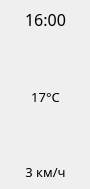
             <widget class="QWidget" name="widgetLittle4" native="true">
              <property name="minimumSize">
               <size>
                <width>90</width>
                <height>189</height>
               </size>
              </property>
              <property name="maximumSize">
               <size>
                <width>90</width>
                <height>189</height>
               </size>
              </property>
              <property name="styleSheet">
               <string notr="true"/>
              </property>
              <widget class="QWidget" name="layoutWidget_7">
               <property name="geometry">
                <rect>
                 <x>0</x>
                 <y>0</y>
                 <width>91</width>
                 <height>191</height>
                </rect>
               </property>
               <layout class="QVBoxLayout" name="verticalLayout_24">
                <property name="spacing">
                 <number>0</number>
                </property>
                <property name="sizeConstraint">
                 <enum>QLayout::SetDefaultConstraint</enum>
                </property>
                <item>
                 <layout class="QHBoxLayout" name="horizontalLayout_88">
                  <property name="spacing">
                   <number>0</number>
                  </property>
                  <property name="sizeConstraint">
                   <enum>QLayout::SetDefaultConstraint</enum>
                  </property>
                  <item>
                   <spacer name="horizontalSpacer_42">
                    <property name="orientation">
                     <enum>Qt::Horizontal</enum>
                    </property>
                    <property name="sizeHint" stdset="0">
                     <size>
                      <width>40</width>
                      <height>20</height>
                     </size>
                    </property>
                   </spacer>
                  </item>
                  <item>
                   <widget class="QLabel" name="todayForecastTime4">
                    <property name="minimumSize">
                     <size>
                      <width>0</width>
                      <height>0</height>
                     </size>
                    </property>
                    <property name="maximumSize">
                     <size>
                      <width>70</width>
                      <height>16777215</height>
                     </size>
                    </property>
                    <property name="font">
                     <font>
                      <family>Segoe UI Semilight</family>
                      <pointsize>12</pointsize>
                      <bold>false</bold>
                     </font>
                    </property>
                    <property name="text">
                     <string>16:00</string>
                    </property>
                    <property name="alignment">
                     <set>Qt::AlignCenter</set>
                    </property>
                   </widget>
                  </item>
                  <item>
                   <spacer name="horizontalSpacer_43">
                    <property name="orientation">
                     <enum>Qt::Horizontal</enum>
                    </property>
                    <property name="sizeHint" stdset="0">
                     <size>
                      <width>40</width>
                      <height>20</height>
                     </size>
                    </property>
                   </spacer>
                  </item>
                 </layout>
                </item>
                <item>
                 <layout class="QHBoxLayout" name="horizontalLayout_89">
                  <property name="spacing">
                   <number>0</number>
                  </property>
                  <property name="sizeConstraint">
                   <enum>QLayout::SetDefaultConstraint</enum>
                  </property>
                  <item>
                   <spacer name="horizontalSpacer_154">
                    <property name="orientation">
                     <enum>Qt::Horizontal</enum>
                    </property>
                    <property name="sizeHint" stdset="0">
                     <size>
                      <width>40</width>
                      <height>20</height>
                     </size>
                    </property>
                   </spacer>
                  </item>
                  <item>
                   <widget class="QLabel" name="todayForecastImg4">
                    <property name="minimumSize">
                     <size>
                      <width>40</width>
                      <height>40</height>
                     </size>
                    </property>
                    <property name="maximumSize">
                     <size>
                      <width>40</width>
                      <height>40</height>
                     </size>
                    </property>
                    <property name="text">
                     <string/>
                    </property>
                    <property name="pixmap">
                     <pixmap resource="resources.qrc">:/resources/images/main/sunny-cloudy.png</pixmap>
                    </property>
                    <property name="alignment">
                     <set>Qt::AlignCenter</set>
                    </property>
                   </widget>
                  </item>
                  <item>
                   <spacer name="horizontalSpacer_155">
                    <property name="orientation">
                     <enum>Qt::Horizontal</enum>
                    </property>
                    <property name="sizeHint" stdset="0">
                     <size>
                      <width>40</width>
                      <height>20</height>
                     </size>
                    </property>
                   </spacer>
                  </item>
                 </layout>
                </item>
                <item>
                 <layout class="QHBoxLayout" name="horizontalLayout_90">
                  <property name="spacing">
                   <number>0</number>
                  </property>
                  <property name="sizeConstraint">
                   <enum>QLayout::SetDefaultConstraint</enum>
                  </property>
                  <item>
                   <spacer name="horizontalSpacer_156">
                    <property name="orientation">
                     <enum>Qt::Horizontal</enum>
                    </property>
                    <property name="sizeHint" stdset="0">
                     <size>
                      <width>40</width>
                      <height>20</height>
                     </size>
                    </property>
                   </spacer>
                  </item>
                  <item>
                   <widget class="QLabel" name="todayForecastTemp4">
                    <property name="minimumSize">
                     <size>
                      <width>0</width>
                      <height>0</height>
                     </size>
                    </property>
                    <property name="maximumSize">
                     <size>
                      <width>50</width>
                      <height>16777215</height>
                     </size>
                    </property>
                    <property name="font">
                     <font>
                      <family>Segoe UI Light</family>
                      <pointsize>10</pointsize>
                      <bold>false</bold>
                     </font>
                    </property>
                    <property name="text">
                     <string>17°C</string>
                    </property>
                    <property name="alignment">
                     <set>Qt::AlignCenter</set>
                    </property>
                   </widget>
                  </item>
                  <item>
                   <spacer name="horizontalSpacer_157">
                    <property name="orientation">
                     <enum>Qt::Horizontal</enum>
                    </property>
                    <property name="sizeHint" stdset="0">
                     <size>
                      <width>40</width>
                      <height>20</height>
                     </size>
                    </property>
                   </spacer>
                  </item>
                 </layout>
                </item>
                <item>
                 <layout class="QHBoxLayout" name="horizontalLayout_91">
                  <property name="spacing">
                   <number>0</number>
                  </property>
                  <property name="sizeConstraint">
                   <enum>QLayout::SetDefaultConstraint</enum>
                  </property>
                  <item>
                   <spacer name="horizontalSpacer_158">
                    <property name="orientation">
                     <enum>Qt::Horizontal</enum>
                    </property>
                    <property name="sizeHint" stdset="0">
                     <size>
                      <width>40</width>
                      <height>20</height>
                     </size>
                    </property>
                   </spacer>
                  </item>
                  <item>
                   <widget class="QLabel" name="todayForecastWind4">
                    <property name="minimumSize">
                     <size>
                      <width>40</width>
                      <height>30</height>
                     </size>
                    </property>
                    <property name="maximumSize">
                     <size>
                      <width>40</width>
                      <height>40</height>
                     </size>
                    </property>
                    <property name="text">
                     <string/>
                    </property>
                    <property name="pixmap">
                     <pixmap resource="resources.qrc">:/resources/images/navigation-top-right.png</pixmap>
                    </property>
                    <property name="scaledContents">
                     <bool>false</bool>
                    </property>
                    <property name="alignment">
                     <set>Qt::AlignCenter</set>
                    </property>
                   </widget>
                  </item>
                  <item>
                   <spacer name="horizontalSpacer_159">
                    <property name="orientation">
                     <enum>Qt::Horizontal</enum>
                    </property>
                    <property name="sizeHint" stdset="0">
                     <size>
                      <width>40</width>
                      <height>20</height>
                     </size>
                    </property>
                   </spacer>
                  </item>
                 </layout>
                </item>
                <item>
                 <layout class="QHBoxLayout" name="horizontalLayout_92">
                  <property name="spacing">
                   <number>0</number>
                  </property>
                  <property name="sizeConstraint">
                   <enum>QLayout::SetDefaultConstraint</enum>
                  </property>
                  <item>
                   <spacer name="horizontalSpacer_160">
                    <property name="orientation">
                     <enum>Qt::Horizontal</enum>
                    </property>
                    <property name="sizeHint" stdset="0">
                     <size>
                      <width>40</width>
                      <height>20</height>
                     </size>
                    </property>
                   </spacer>
                  </item>
                  <item>
                   <widget class="QLabel" name="todayForecastWindSpeed4">
                    <property name="minimumSize">
                     <size>
                      <width>0</width>
                      <height>0</height>
                     </size>
                    </property>
                    <property name="maximumSize">
                     <size>
                      <width>60</width>
                      <height>16777215</height>
                     </size>
                    </property>
                    <property name="font">
                     <font>
                      <family>Segoe UI Light</family>
                      <pointsize>10</pointsize>
                      <bold>false</bold>
                     </font>
                    </property>
                    <property name="text">
                     <string>3 км/ч</string>
                    </property>
                    <property name="alignment">
                     <set>Qt::AlignCenter</set>
                    </property>
                   </widget>
                  </item>
                  <item>
                   <spacer name="horizontalSpacer_161">
                    <property name="orientation">
                     <enum>Qt::Horizontal</enum>
                    </property>
                    <property name="sizeHint" stdset="0">
                     <size>
                      <width>40</width>
                      <height>20</height>
                     </size>
                    </property>
                   </spacer>
                  </item>
                 </layout>
                </item>
               </layout>
              </widget>
             </widget>
